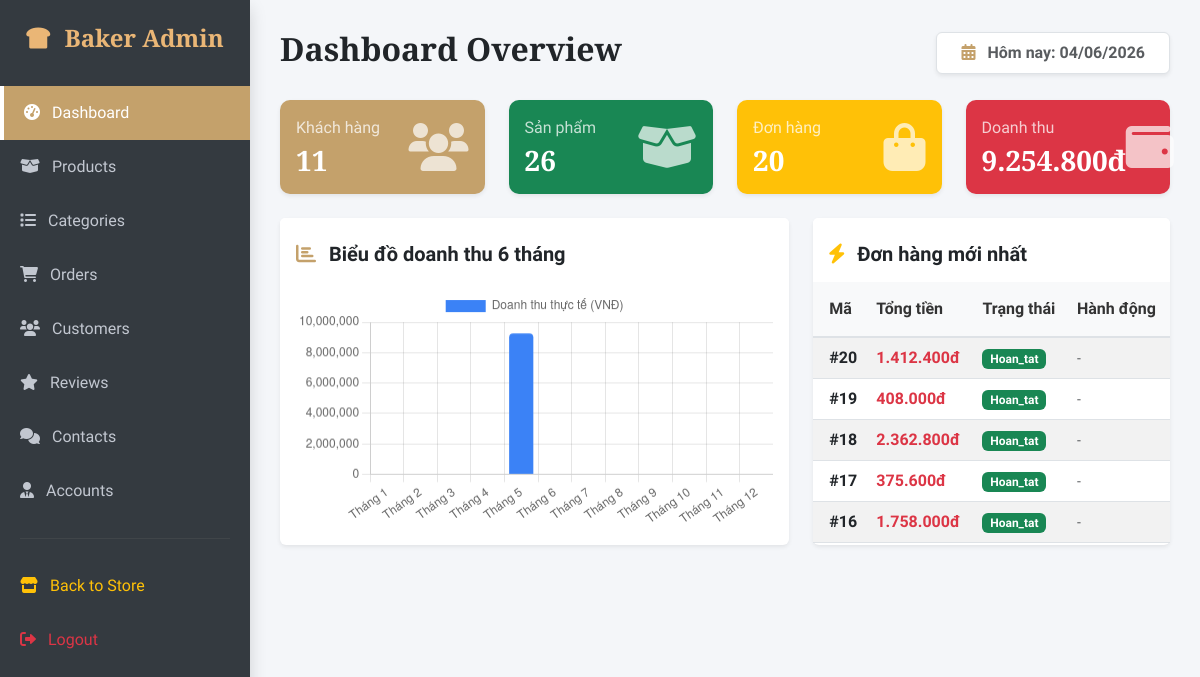
Page /admin/index.php (signed in) on the earlier database version.
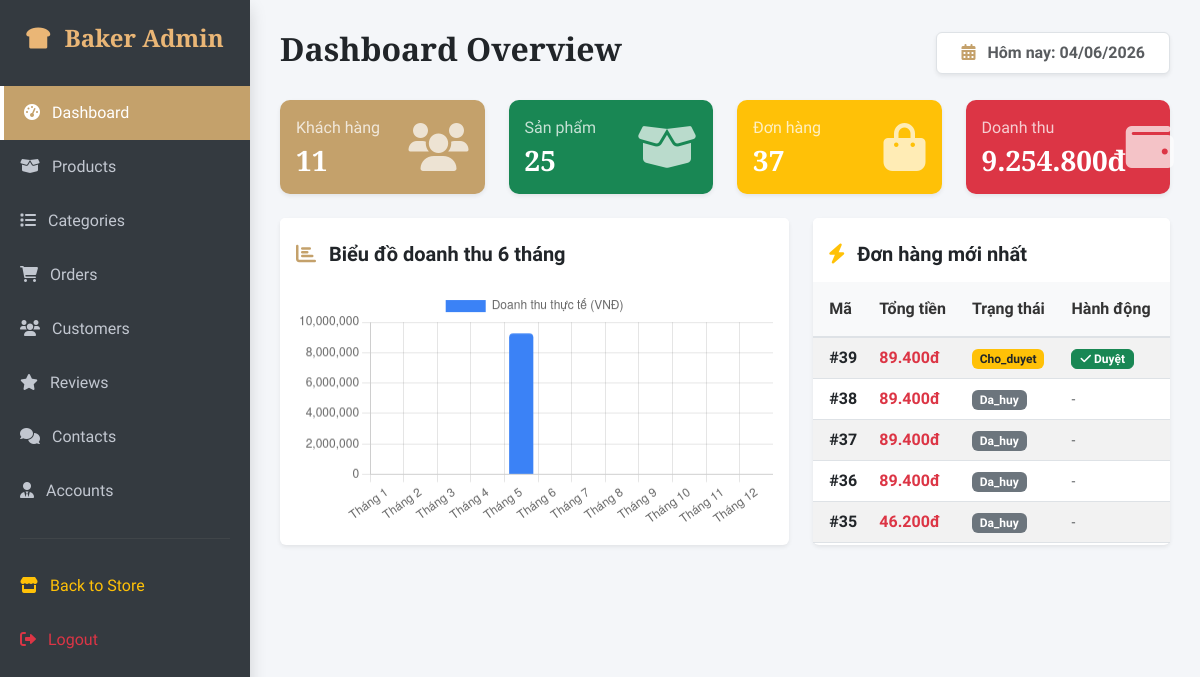
Same page on the later database version.
### tables this page shows
CREATE TABLE `orders` (
  `order_id` int(11) NOT NULL,
  `customer_id` int(11) DEFAULT NULL,
  `order_date` datetime DEFAULT current_timestamp(),
  `subtotal` decimal(10,2) UNSIGNED NOT NULL,
  `shipping_fee` decimal(10,2) UNSIGNED DEFAULT 0.00,
  `total_amount` decimal(10,2) UNSIGNED NOT NULL,
  `payment_method` varchar(50) DEFAULT 'COD',
  `status` enum('Cho_duyet','Dang_giao','Hoan_tat','Da_huy') DEFAULT 'Cho_duyet'
);

### app/controllers/AdminDashboardController.php (called while the page is built, shortened)
<?php
require_once '../app/models/AdminDashboardModel.php';
class AdminDashboardController {
    private $model;
    public function __construct($db) {
        $this->model = new AdminDashboardModel($db);
    }
    public function index() {
        $stats = $this->model->getStats();
        $recent_orders = $this->model->getRecentOrders(5);
        $monthly_revenue = $this->model->getMonthlyRevenue();
        require_once 'views/dashboard.php';
    }
}
?>

### app/models/AdminDashboardModel.php (called while the page is built)
<?php
class AdminDashboardModel {
    private $db;
    public function __construct($db) { $this->db = $db; }
    public function getStats() {
        $stats = [];
        $stats['customers'] = mysqli_fetch_assoc(mysqli_query($this->db, "SELECT COUNT(*) as count FROM customers"))['count'] ?? 0;
        $stats['products'] = mysqli_fetch_assoc(mysqli_query($this->db, "SELECT COUNT(*) as count FROM products"))['count'] ?? 0;
        $stats['orders'] = mysqli_fetch_assoc(mysqli_query($this->db, "SELECT COUNT(*) as count FROM orders"))['count'] ?? 0;
        $rev_query = mysqli_query($this->db, "SELECT SUM(total_amount) as total FROM orders WHERE status IN ('Completed', 'Đã giao', 'Hoàn thành', 'Hoan_tat')");
        $stats['revenue'] = mysqli_fetch_assoc($rev_query)['total'] ?? 0;
        return $stats;
    }
    public function getRecentOrders($limit = 5) {
        return mysqli_query($this->db, "SELECT * FROM orders ORDER BY order_id DESC LIMIT $limit");
    }
    public function getMonthlyRevenue() {
        $year = date('Y');
        $query = "SELECT MONTH(order_date) as month, SUM(total_amount) as revenue
                  FROM orders
                  WHERE status IN ('Hoan_tat', 'Completed', 'Đã giao', 'Hoàn thành')
                  AND YEAR(order_date) = '$year'
                  GROUP BY MONTH(order_date)";
        $result = mysqli_query($this->db, $query);
        $monthly_data = array_fill(1, 12, 0);
        if ($result && mysqli_num_rows($result) > 0) {
            while ($row = mysqli_fetch_assoc($result)) {
                $monthly_data[(int)$row['month']] = (int)$row['revenue'];
            }
        }
        return $monthly_data;
    }
}
?>

### admin/views/dashboard.php (the view)
<div class="d-flex justify-content-between align-items-center mb-4">
    <h2 class="fw-bold" style="color: #2c3e50;">Dashboard Overview <span class="badge bg-danger fs-6 ms-2"></span></h2>
    <div class="text-muted bg-white px-4 py-2 rounded shadow-sm border fw-bold">
        <i class="fas fa-calendar-alt me-2 text-primary"></i> Hôm nay: <?php echo date('d/m/Y'); ?>
    </div>
</div>
<div class="row g-4 mb-4">
    <div class="col-md-3">
        <a href="index.php?page=customers" class="text-decoration-none">
            <div class="card card-stat bg-primary text-white p-3 shadow-sm">
                <div class="d-flex justify-content-between align-items-center">
                    <div><p class="mb-1 opacity-75 text-white">Khách hàng</p><h3 class="mb-0 fw-bold text-white"><?php echo $stats['customers']; ?></h3></div>
                    <i class="fas fa-users icon-large text-white"></i>
                </div>
            </div>
        </a>
    </div>
    <div class="col-md-3">
        <a href="index.php?page=products" class="text-decoration-none">
            <div class="card card-stat bg-success text-white p-3 shadow-sm">
                <div class="d-flex justify-content-between align-items-center">
                    <div><p class="mb-1 opacity-75 text-white">Sản phẩm</p><h3 class="mb-0 fw-bold text-white"><?php echo $stats['products']; ?></h3></div>
                    <i class="fas fa-box-open icon-large text-white"></i>
                </div>
            </div>
        </a>
    </div>
    <div class="col-md-3">
        <a href="index.php?page=orders" class="text-decoration-none">
            <div class="card card-stat bg-warning text-dark p-3 shadow-sm">
                <div class="d-flex justify-content-between align-items-center">
                    <div><p class="mb-1 opacity-75 text-dark">Đơn hàng</p><h3 class="mb-0 fw-bold text-dark"><?php echo $stats['orders']; ?></h3></div>
                    <i class="fas fa-shopping-bag icon-large text-dark"></i>
                </div>
            </div>
        </a>
    </div>
    <div class="col-md-3">
        <a href="index.php?page=orders" class="text-decoration-none">
            <div class="card card-stat bg-danger text-white p-3 shadow-sm">
                <div class="d-flex justify-content-between align-items-center">
                    <div><p class="mb-1 opacity-75 text-white">Doanh thu</p><h3 class="mb-0 fw-bold text-white"><?php echo number_format((float)$stats['revenue'], 0, ',', '.'); ?>đ</h3></div>
                    <i class="fas fa-wallet icon-large text-white"></i>
                </div>
            </div>
        </a>
    </div>
</div>
<div class="row g-4">
    <div class="col-md-7">
        <div class="card shadow-sm border-0 h-100">
            <div class="card-header bg-white border-0 pt-4 pb-0"><h5 class="fw-bold"><i class="fas fa-chart-bar me-2 text-primary"></i> Biểu đồ doanh thu 6 tháng</h5></div>
            <div class="card-body"><canvas id="revenueChart"></canvas></div>
        </div>
    </div>
    <div class="col-md-5">
        <div class="card shadow-sm border-0 h-100">
            <div class="card-header bg-white border-0 pt-4 pb-3"><h5 class="fw-bold mb-0"><i class="fas fa-bolt me-2 text-warning"></i> Đơn hàng mới nhất</h5></div>
            <div class="card-body p-0">
                <div class="table-responsive">
                    <table class="table table-striped align-middle mb-0">
                       <thead class="table-light"><tr><th class="ps-3">Mã</th><th>Tổng tiền</th><th>Trạng thái</th><th>Hành động</th></tr></thead>
                        <tbody>
                            <?php
                            if ($recent_orders && mysqli_num_rows($recent_orders) > 0) {
                                while ($r = mysqli_fetch_assoc($recent_orders)) {
                                    $id = $r['order_id'];
                                    $tien = $r['total_amount'] ?? 0;
                                    $stt = $r['status'] ?? 'Pending';
                                    $stt_lower = strtolower($stt);
                                    if ($stt_lower == 'hoan_tat') { $badge = 'bg-success'; }
                                    elseif ($stt_lower == 'da_thanh_toan') { $badge = 'bg-primary'; }
                                    elseif ($stt_lower == 'dang_giao') { $badge = 'bg-info text-dark'; }
                                    elseif ($stt_lower == 'cho_duyet') { $badge = 'bg-warning text-dark'; }
                                    else { $badge = 'bg-secondary'; }
                                    echo "<tr>
                                            <td class='ps-3 fw-bold'>#$id</td>
                                            <td class='text-danger fw-bold'>" . number_format((float)$tien, 0, ',', '.') . "đ</td>
                                            <td><span class='badge $badge'>$stt</span></td>
                                            <td>";
                                    if ($stt_lower == 'cho_duyet') {
                                        echo "<a href='index.php?page=orders&action=approve&id={$id}' class='btn btn-xs btn-success py-0 px-2' style='font-size: 0.75rem; font-weight: bold;'><i class='fas fa-check'></i> Duyệt</a>";
                                    } elseif ($stt_lower == 'dang_giao') {
                                        echo "<a href='index.php?page=orders&action=complete&id={$id}' class='btn btn-xs btn-primary py-0 px-2' style='font-size: 0.75rem; font-weight: bold;'><i class='fas fa-box-open'></i> Xong</a>";
                                    } else {
                                        echo "<span class='text-muted small'>-</span>";
                                    }
                                    echo "</td></tr>";
                                }
                            } else { echo "<tr><td colspan='4' class='text-center py-3 text-muted'>Chưa có đơn hàng.</td></tr>"; }
                            ?>
                        </tbody>
                    </table>
                </div>
            </div>
        </div>
    </div>
</div>
<?php
$chart_labels = [];
$chart_data = [];
for ($i = 1; $i <= 12; $i++) {
    $chart_labels[] = "Tháng $i";
    $chart_data[] = $monthly_revenue[$i];
}
?>
<script>
    // Ép kiểu mảng PHP sang JSON để Javascript hiểu được
    var labels = <?php echo json_encode($chart_labels); ?>;
    var data = <?php echo json_encode($chart_data); ?>;
    new Chart(document.getElementById('revenueChart').getContext('2d'), {
        type: 'bar',
        data: {
            labels: labels,
            datasets: [{
                label: 'Doanh thu thực tế (VNĐ)',
                data: data,
                backgroundColor: '#3b82f6',
                borderRadius: 4
            }]
        },
        options: {
            scales: {
                y: { beginAtZero: true }
            }
        }
    });
</script>

Differences in the rows shown:
no longer on this page (row unchanged): orders: order_id "20", total_amount "1.412.400", status "Hoan_tat"
no longer on this page (row unchanged): orders: order_id "19", total_amount "408.000", status "Hoan_tat"
no longer on this page (row unchanged): orders: order_id "18", total_amount "2.362.800", status "Hoan_tat"
no longer on this page (row unchanged): orders: order_id "17", total_amount "375.600", status "Hoan_tat"
no longer on this page (row unchanged): orders: order_id "16", total_amount "1.758.000", status "Hoan_tat"
added orders: order_id "39", total_amount "89.400", status "Cho_duyet"
added orders: order_id "38", total_amount "89.400", status "Da_huy"
added orders: order_id "37", total_amount "89.400", status "Da_huy"
added orders: order_id "36", total_amount "89.400", status "Da_huy"
added orders: order_id "35", total_amount "46.200", status "Da_huy"
Other differences:
$stats['products']: "26" → "25"
$stats['orders']: "20" → "37"
